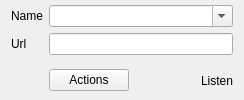
<?xml version="1.0" encoding="UTF-8"?>
<ui version="4.0">
 <class>GUI_Podcasts</class>
 <widget class="PlayerPluginInterface" name="GUI_Podcasts">
  <layout class="QGridLayout" name="gridLayout">
   <property name="topMargin">
    <number>5</number>
   </property>
   <property name="bottomMargin">
    <number>0</number>
   </property>
   <property name="verticalSpacing">
    <number>6</number>
   </property>
   <item row="1" column="2">
    <widget class="QComboBox" name="combo_stream">
     <property name="focusPolicy">
      <enum>Qt::StrongFocus</enum>
     </property>
     <property name="toolTip">
      <string>Type name you want to save the stream as</string>
     </property>
     <property name="editable">
      <bool>true</bool>
     </property>
    </widget>
   </item>
   <item row="2" column="1">
    <widget class="QLabel" name="label_2">
     <property name="focusPolicy">
      <enum>Qt::StrongFocus</enum>
     </property>
     <property name="text">
      <string>Url</string>
     </property>
    </widget>
   </item>
   <item row="2" column="2">
    <widget class="QLineEdit" name="le_url">
     <property name="focusPolicy">
      <enum>Qt::ClickFocus</enum>
     </property>
     <property name="toolTip">
      <string>Enter stream url</string>
     </property>
    </widget>
   </item>
   <item row="3" column="2">
    <layout class="QHBoxLayout" name="horizontalLayout">
     <property name="spacing">
      <number>6</number>
     </property>
     <item>
      <widget class="MenuToolButton" name="btn_tool">
       <property name="text">
        <string>Actions</string>
       </property>
      </widget>
     </item>
     <item>
      <spacer name="horizontalSpacer">
       <property name="focusPolicy">
        <enum>Qt::StrongFocus</enum>
       </property>
       <property name="orientation">
        <enum>Qt::Horizontal</enum>
       </property>
       <property name="sizeHint" stdset="0">
        <size>
         <width>40</width>
         <height>20</height>
        </size>
       </property>
      </spacer>
     </item>
     <item>
      <widget class="QPushButton" name="btn_play">
       <property name="maximumSize">
        <size>
         <width>20</width>
         <height>16777215</height>
        </size>
       </property>
       <property name="focusPolicy">
        <enum>Qt::StrongFocus</enum>
       </property>
       <property name="toolTip">
        <string>Start stream</string>
       </property>
       <property name="text">
        <string/>
       </property>
       <property name="icon">
        <iconset resource="../../Resources/Icons.qrc">
         <normaloff>:/Icons/play.svg.png</normaloff>:/Icons/play.svg.png</iconset>
       </property>
       <property name="iconSize">
        <size>
         <width>18</width>
         <height>18</height>
        </size>
       </property>
       <property name="flat">
        <bool>true</bool>
       </property>
      </widget>
     </item>
     <item>
      <widget class="QLabel" name="lab_listen">
       <property name="text">
        <string>Listen</string>
       </property>
      </widget>
     </item>
    </layout>
   </item>
   <item row="1" column="1">
    <widget class="QLabel" name="label">
     <property name="focusPolicy">
      <enum>Qt::StrongFocus</enum>
     </property>
     <property name="text">
      <string>Name</string>
     </property>
    </widget>
   </item>
  </layout>
 </widget>
 <customwidgets>
  <customwidget>
   <class>MenuToolButton</class>
   <extends>QPushButton</extends>
   <header location="global">GUI/Helper/MenuTool/MenuTool.h</header>
  </customwidget>
  <customwidget>
   <class>PlayerPluginInterface</class>
   <extends>QWidget</extends>
   <header>Interfaces/PlayerPlugin/PlayerPlugin.h</header>
   <container>1</container>
  </customwidget>
 </customwidgets>
 <resources>
  <include location="../../Resources/Icons.qrc"/>
 </resources>
 <connections/>
</ui>
